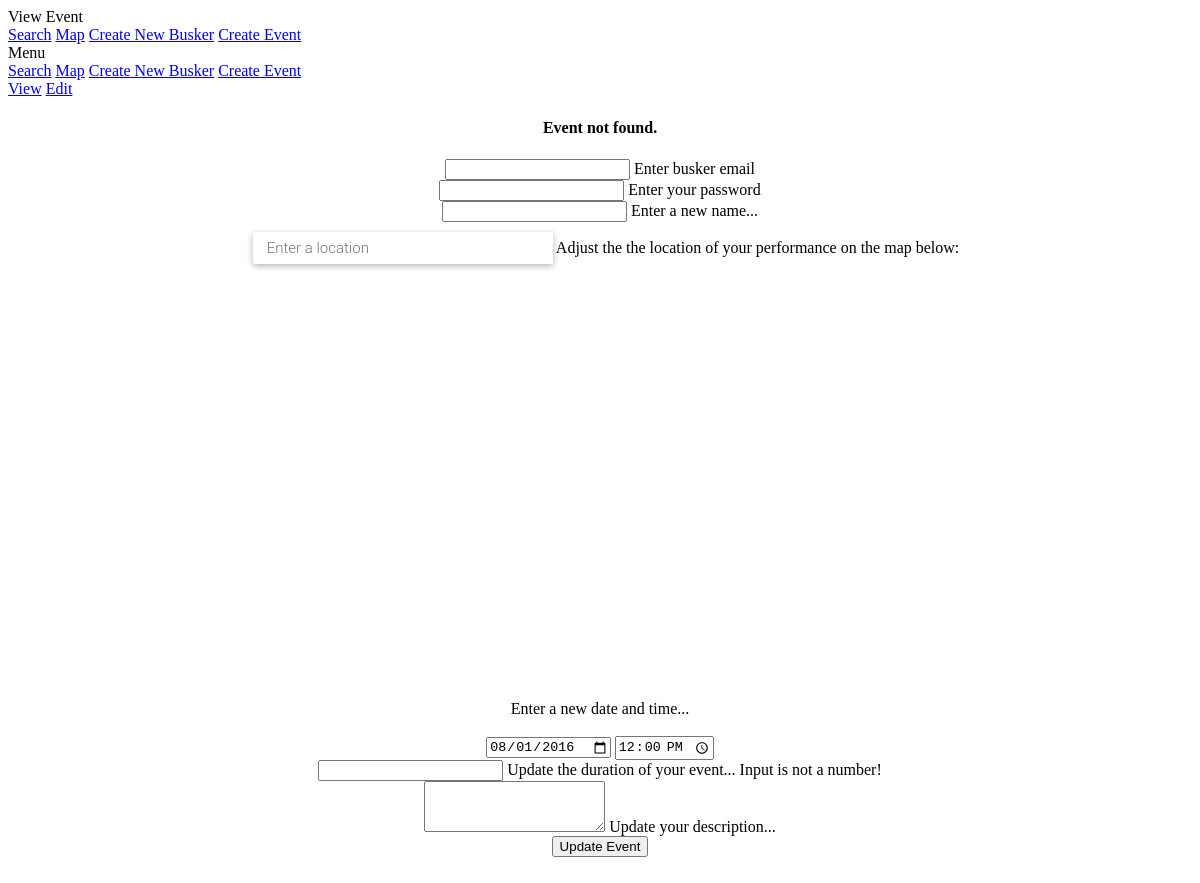
The page /view/event/8/ on the database as committed earlier.
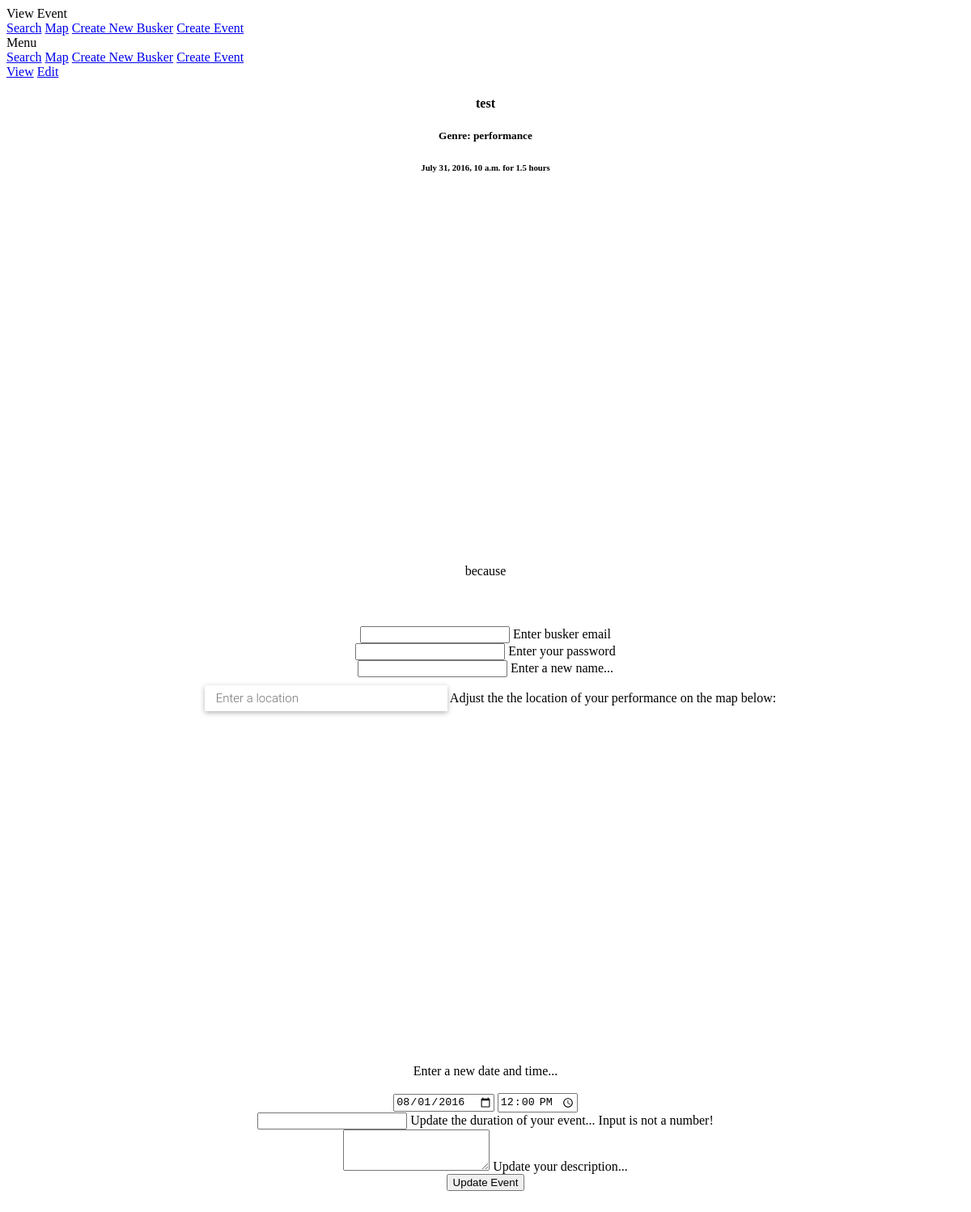
The same page on the database as committed later.
### main/models.py (models this page shows, shortened)
class Event(models.Model):
    event_datetime = models.DateTimeField()
    event_duration = models.DecimalField(default=1.0, max_digits=2, decimal_places=1)
    event_title = models.CharField(max_length=200)
    event_desc = models.CharField(max_length=1000)
    busker = models.ForeignKey(Busker, on_delete=models.CASCADE)
    event_lat = models.DecimalField(max_digits=8, decimal_places=5)
    event_lng = models.DecimalField(max_digits=8, decimal_places=5)

class Busker(models.Model):
    email = models.CharField(default="johnsmith@hyperglobomega.net", max_length=100)
    pw_hash = models.CharField(default='e68a95aadb0c73dfd968513174de4ddf', max_length=30)
    busker_desc = models.CharField(max_length=3000)
    busker_name = models.CharField(max_length=100)
    genre = models.CharField(max_length=200)

### main/views.py (the view, shortened to what this page needs)
# urls.py: url(r'^view/event/(?P<event_id>[0-9]+)/$', views.viewEvent, name='viewEvent'),
def viewEvent(request, event_id):
	try:
		event = Event.objects.get(pk=event_id)
	except (ObjectDoesNotExist):
		return render(request, 'eventviewedit.html', { 'error_message': 'Event not found.', })
	if 'buskeremail' not in request.POST:
		return render(request, 'eventviewedit.html', { 'event': event, })

### main/templates/eventviewedit.html (shortened to what the changed rows need)
<!DOCTYPE html>
<html>
   <head>
      <link rel="stylesheet" href="https://code.getmdl.io/1.1.3/material.blue_grey-indigo.min.css" />
      <div class="mdl-layout mdl-js-layout mdl-layout--fixed-header">
         <main class="mdl-layout__content">
            <div class="page-content">
               <div class="mdl-tabs mdl-js-tabs mdl-js-ripple-effect">
                  <div class="mdl-tabs__panel is-active center" id="view-panel">
				  {% if error_message %}
					 <h4>{{ error_message }}</h4>
			      {% endif %}
				  {% if event %}
                     <h4>{{ event.busker.busker_name }}</h4>
                     <h5>Genre: {{ event.busker.genre }}</h5>
                     <h6>{{ event.event_datetime }} for {{ event.event_duration }} hours</h6>
                     <div id="map-view"></div>
                     <div style="margin: 5%">{{ event.event_desc }}</div>
				   {% endif %}
                  </div>
               </div>
            </div>
      </div>
      </body>
</html>

Rows that differ between the two databases and show on the page:
added Event: busker.busker_name "test", busker.genre "performance", event_datetime "July 31, 2016, 10 a.m.", event_duration "1.5", event_desc "because"
Other text that changed with them:
{{ error_message }}: "Event not found." → (not shown)
text now shown: "Genre: for hours"
